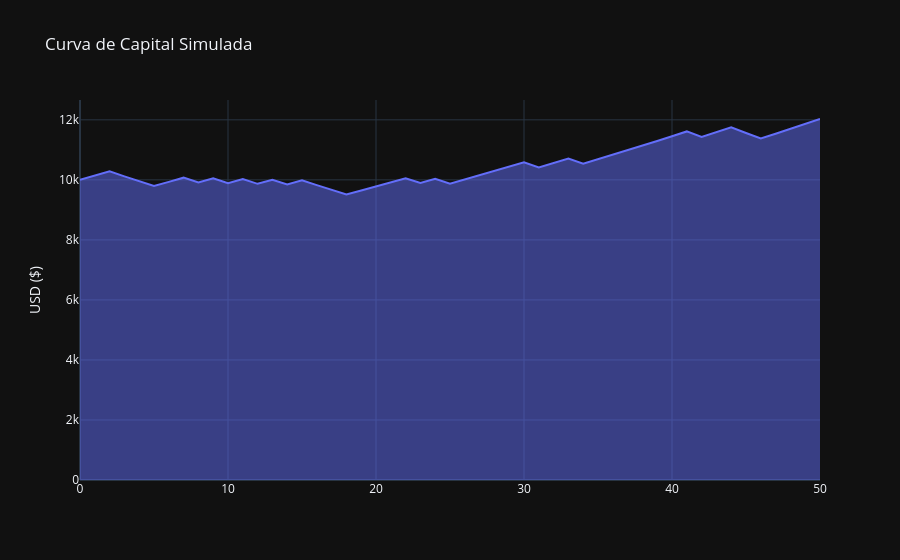

Source (notebook cell):
### Code cell
def simulate_equity_curve(y_test, probs, threshold=0.60, 
                          tp_pct=0.01, sl_pct=0.02, 
                          comm_pct=0.001): # 0.1% de comisión+slippage (conservador)
    """
    Simula el crecimiento de la cuenta basado en las señales del modelo.
    """
    
    # 1. Preparar datos
    df_sim = pd.DataFrame({'Target': y_test, 'Prob': probs})
    
    # 2. Filtrar solo las operaciones ejecutadas
    trades = df_sim[df_sim['Prob'] > threshold].copy()
    
    capital = 10000.0 # Capital Inicial
    equity_curve = [capital]
    dates = [] # Si tuvieras fechas, úsalas aquí
    
    wins = 0
    losses = 0
    
    print(f"--- SIMULACIÓN DE CARTERA (Umbral > {threshold}) ---")
    print(f"TP: {tp_pct*100}% | SL: {sl_pct*100}% | Costes: {comm_pct*100}%")
    
    for i, row in trades.iterrows():
        # Resultado bruto
        if row['Target'] == 1:
            pnl_pct = tp_pct
            wins += 1
        else:
            pnl_pct = -sl_pct
            losses += 1
            
        # Restamos comisiones (se aplican al entrar y al salir, simplificado como coste total)
        pnl_neto = pnl_pct - comm_pct
        
        # Interés Compuesto
        capital = capital * (1 + pnl_neto)
        equity_curve.append(capital)
    
    # Resultados Finales
    total_return = (capital - 10000) / 10000
    dd_curve = pd.Series(equity_curve)
    max_dd = (dd_curve / dd_curve.cummax() - 1).min()
    
    print(f"Capital Final:   ${capital:,.2f}")
    print(f"Retorno Total:   {total_return:.2%}")
    print(f"Max Drawdown:    {max_dd:.2%}")
    print(f"Ratio Win/Loss:  {wins}/{losses}")

    # Gráfico
    fig = go.Figure()
    fig.add_trace(go.Scatter(y=equity_curve, mode='lines', name='Capital', fill='tozeroy'))
    fig.update_layout(title='Curva de Capital Simulada', yaxis_title='USD ($)', template='plotly_dark')
    fig.show()

# --- EJECUCIÓN ---
# Prueba con diferentes umbrales para ver cuál maximiza el dinero, no solo el acierto
simulate_equity_curve(y_test, y_test_probs, threshold=0.65, tp_pct=0.015, sl_pct=0.015)

### Figure 1 — Plotly figure (JSON) as saved in the notebook; plotly's stock layout.template omitted (floating-point values rounded to 4 significant figures)
{"data": [{"fill": "tozeroy", "mode": "lines", "name": "Capital", "type": "scatter", "y": [10000, 10140, 10280.0, 10120.0, 9956.0, 9796.0, 9933.0, 10070.0, 9911.0, 10050.0, 9889.0, 10030.0, 9867.0, 10010.0, 9845.0, 9983.0, 9823.0, 9666.0, 9512.0, 9645.0, 9780.0, 9917.0, 10060.0, 9895.0, 10030.0, 9873.0, 10010.0, 10150.0, 10290.0, 10440.0, 10580.0, 10410.0, 10560.0, 10710.0, 10540.0, 10680.0, 10830.0, 10990.0, 11140.0, 11290.0, 11450.0, 11610.0, 11430.0, 11590.0, 11750.0, 11560.0, 11380.0, 11540.0, 11700.0, 11860.0, 12030.0]}], "layout": {"title": {"text": "Curva de Capital Simulada"}, "yaxis": {"title": {"text": "USD ($)"}}}}
